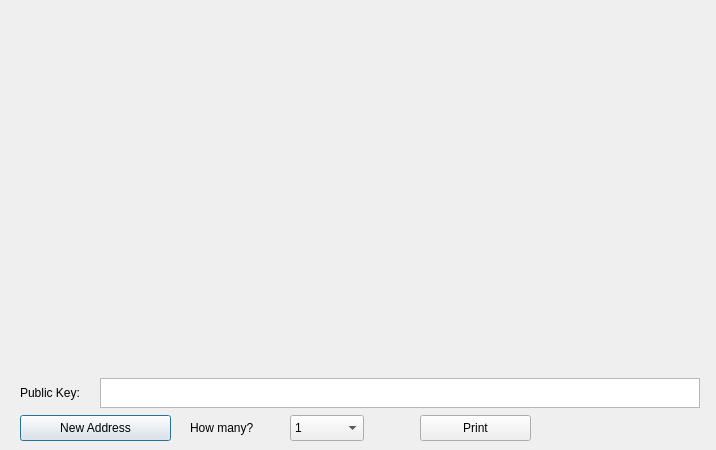
<?xml version="1.0" encoding="UTF-8"?>
<ui version="4.0">
 <class>PaperWalletDialog</class>
 <widget class="QDialog" name="PaperWalletDialog">
  <property name="geometry">
   <rect>
    <x>0</x>
    <y>0</y>
    <width>716</width>
    <height>450</height>
   </rect>
  </property>
  <property name="windowTitle">
   <string>Print Your Paper Wallets</string>
  </property>
  <widget class="QLabel" name="privateKeyQRCode">
   <property name="geometry">
    <rect>
     <x>493</x>
     <y>271</y>
     <width>101</width>
     <height>101</height>
    </rect>
   </property>
   <property name="text">
    <string/>
   </property>
   <property name="scaledContents">
    <bool>true</bool>
   </property>
  </widget>
  <widget class="QLabel" name="addressQRCode">
   <property name="geometry">
    <rect>
     <x>120</x>
     <y>10</y>
     <width>101</width>
     <height>101</height>
    </rect>
   </property>
   <property name="text">
    <string/>
   </property>
   <property name="scaledContents">
    <bool>true</bool>
   </property>
  </widget>
  <widget class="QPushButton" name="getNewAddress">
   <property name="geometry">
    <rect>
     <x>20</x>
     <y>415</y>
     <width>151</width>
     <height>26</height>
    </rect>
   </property>
   <property name="text">
    <string>New Address</string>
   </property>
   <property name="icon">
    <iconset resource="../raven.qrc">
     <normaloff>:/icons/add</normaloff>:/icons/add</iconset>
   </property>
  </widget>
  <widget class="QLabel" name="paperTemplate">
   <property name="geometry">
    <rect>
     <x>20</x>
     <y>10</y>
     <width>675</width>
     <height>362</height>
    </rect>
   </property>
   <property name="text">
    <string notr="true"/>
   </property>
   <property name="pixmap">
    <pixmap resource="../raven.qrc">:/icons/paper_wallet</pixmap>
   </property>
  </widget>
  <widget class="VerticalLabel" name="addressText">
   <property name="geometry">
    <rect>
     <x>222</x>
     <y>16</y>
     <width>31</width>
     <height>301</height>
    </rect>
   </property>
   <property name="palette">
    <palette>
     <active>
      <colorrole role="WindowText">
       <brush brushstyle="SolidPattern">
        <color alpha="255">
         <red>255</red>
         <green>255</green>
         <blue>255</blue>
        </color>
       </brush>
      </colorrole>
      <colorrole role="Button">
       <brush brushstyle="SolidPattern">
        <color alpha="255">
         <red>255</red>
         <green>255</green>
         <blue>255</blue>
        </color>
       </brush>
      </colorrole>
      <colorrole role="Light">
       <brush brushstyle="SolidPattern">
        <color alpha="255">
         <red>255</red>
         <green>255</green>
         <blue>255</blue>
        </color>
       </brush>
      </colorrole>
      <colorrole role="Midlight">
       <brush brushstyle="SolidPattern">
        <color alpha="255">
         <red>255</red>
         <green>255</green>
         <blue>255</blue>
        </color>
       </brush>
      </colorrole>
      <colorrole role="Dark">
       <brush brushstyle="SolidPattern">
        <color alpha="255">
         <red>127</red>
         <green>127</green>
         <blue>127</blue>
        </color>
       </brush>
      </colorrole>
      <colorrole role="Mid">
       <brush brushstyle="SolidPattern">
        <color alpha="255">
         <red>170</red>
         <green>170</green>
         <blue>170</blue>
        </color>
       </brush>
      </colorrole>
      <colorrole role="Text">
       <brush brushstyle="SolidPattern">
        <color alpha="255">
         <red>255</red>
         <green>255</green>
         <blue>255</blue>
        </color>
       </brush>
      </colorrole>
      <colorrole role="BrightText">
       <brush brushstyle="SolidPattern">
        <color alpha="255">
         <red>255</red>
         <green>255</green>
         <blue>255</blue>
        </color>
       </brush>
      </colorrole>
      <colorrole role="ButtonText">
       <brush brushstyle="SolidPattern">
        <color alpha="255">
         <red>255</red>
         <green>255</green>
         <blue>255</blue>
        </color>
       </brush>
      </colorrole>
      <colorrole role="Base">
       <brush brushstyle="SolidPattern">
        <color alpha="255">
         <red>255</red>
         <green>255</green>
         <blue>255</blue>
        </color>
       </brush>
      </colorrole>
      <colorrole role="Window">
       <brush brushstyle="SolidPattern">
        <color alpha="255">
         <red>255</red>
         <green>255</green>
         <blue>255</blue>
        </color>
       </brush>
      </colorrole>
      <colorrole role="Shadow">
       <brush brushstyle="SolidPattern">
        <color alpha="255">
         <red>0</red>
         <green>0</green>
         <blue>0</blue>
        </color>
       </brush>
      </colorrole>
      <colorrole role="AlternateBase">
       <brush brushstyle="SolidPattern">
        <color alpha="255">
         <red>255</red>
         <green>255</green>
         <blue>255</blue>
        </color>
       </brush>
      </colorrole>
      <colorrole role="ToolTipBase">
       <brush brushstyle="SolidPattern">
        <color alpha="255">
         <red>255</red>
         <green>255</green>
         <blue>220</blue>
        </color>
       </brush>
      </colorrole>
      <colorrole role="ToolTipText">
       <brush brushstyle="SolidPattern">
        <color alpha="255">
         <red>255</red>
         <green>255</green>
         <blue>255</blue>
        </color>
       </brush>
      </colorrole>
      <colorrole role="PlaceholderText">
       <brush brushstyle="SolidPattern">
        <color alpha="128">
         <red>255</red>
         <green>255</green>
         <blue>255</blue>
        </color>
       </brush>
      </colorrole>
     </active>
     <inactive>
      <colorrole role="WindowText">
       <brush brushstyle="SolidPattern">
        <color alpha="255">
         <red>255</red>
         <green>255</green>
         <blue>255</blue>
        </color>
       </brush>
      </colorrole>
      <colorrole role="Button">
       <brush brushstyle="SolidPattern">
        <color alpha="255">
         <red>255</red>
         <green>255</green>
         <blue>255</blue>
        </color>
       </brush>
      </colorrole>
      <colorrole role="Light">
       <brush brushstyle="SolidPattern">
        <color alpha="255">
         <red>255</red>
         <green>255</green>
         <blue>255</blue>
        </color>
       </brush>
      </colorrole>
      <colorrole role="Midlight">
       <brush brushstyle="SolidPattern">
        <color alpha="255">
         <red>255</red>
         <green>255</green>
         <blue>255</blue>
        </color>
       </brush>
      </colorrole>
      <colorrole role="Dark">
       <brush brushstyle="SolidPattern">
        <color alpha="255">
         <red>127</red>
         <green>127</green>
         <blue>127</blue>
        </color>
       </brush>
      </colorrole>
      <colorrole role="Mid">
       <brush brushstyle="SolidPattern">
        <color alpha="255">
         <red>170</red>
         <green>170</green>
         <blue>170</blue>
        </color>
       </brush>
      </colorrole>
      <colorrole role="Text">
       <brush brushstyle="SolidPattern">
        <color alpha="255">
         <red>255</red>
         <green>255</green>
         <blue>255</blue>
        </color>
       </brush>
      </colorrole>
      <colorrole role="BrightText">
       <brush brushstyle="SolidPattern">
        <color alpha="255">
         <red>255</red>
         <green>255</green>
         <blue>255</blue>
        </color>
       </brush>
      </colorrole>
      <colorrole role="ButtonText">
       <brush brushstyle="SolidPattern">
        <color alpha="255">
         <red>255</red>
         <green>255</green>
         <blue>255</blue>
        </color>
       </brush>
      </colorrole>
      <colorrole role="Base">
       <brush brushstyle="SolidPattern">
        <color alpha="255">
         <red>255</red>
         <green>255</green>
         <blue>255</blue>
        </color>
       </brush>
      </colorrole>
      <colorrole role="Window">
       <brush brushstyle="SolidPattern">
        <color alpha="255">
         <red>255</red>
         <green>255</green>
         <blue>255</blue>
        </color>
       </brush>
      </colorrole>
      <colorrole role="Shadow">
       <brush brushstyle="SolidPattern">
        <color alpha="255">
         <red>0</red>
         <green>0</green>
         <blue>0</blue>
        </color>
       </brush>
      </colorrole>
      <colorrole role="AlternateBase">
       <brush brushstyle="SolidPattern">
        <color alpha="255">
         <red>255</red>
         <green>255</green>
         <blue>255</blue>
        </color>
       </brush>
      </colorrole>
      <colorrole role="ToolTipBase">
       <brush brushstyle="SolidPattern">
        <color alpha="255">
         <red>255</red>
         <green>255</green>
         <blue>220</blue>
        </color>
       </brush>
      </colorrole>
      <colorrole role="ToolTipText">
       <brush brushstyle="SolidPattern">
        <color alpha="255">
         <red>255</red>
         <green>255</green>
         <blue>255</blue>
        </color>
       </brush>
      </colorrole>
      <colorrole role="PlaceholderText">
       <brush brushstyle="SolidPattern">
        <color alpha="128">
         <red>255</red>
         <green>255</green>
         <blue>255</blue>
        </color>
       </brush>
      </colorrole>
     </inactive>
     <disabled>
      <colorrole role="WindowText">
       <brush brushstyle="SolidPattern">
        <color alpha="255">
         <red>127</red>
         <green>127</green>
         <blue>127</blue>
        </color>
       </brush>
      </colorrole>
      <colorrole role="Button">
       <brush brushstyle="SolidPattern">
        <color alpha="255">
         <red>255</red>
         <green>255</green>
         <blue>255</blue>
        </color>
       </brush>
      </colorrole>
      <colorrole role="Light">
       <brush brushstyle="SolidPattern">
        <color alpha="255">
         <red>255</red>
         <green>255</green>
         <blue>255</blue>
        </color>
       </brush>
      </colorrole>
      <colorrole role="Midlight">
       <brush brushstyle="SolidPattern">
        <color alpha="255">
         <red>255</red>
         <green>255</green>
         <blue>255</blue>
        </color>
       </brush>
      </colorrole>
      <colorrole role="Dark">
       <brush brushstyle="SolidPattern">
        <color alpha="255">
         <red>127</red>
         <green>127</green>
         <blue>127</blue>
        </color>
       </brush>
      </colorrole>
      <colorrole role="Mid">
       <brush brushstyle="SolidPattern">
        <color alpha="255">
         <red>170</red>
         <green>170</green>
         <blue>170</blue>
        </color>
       </brush>
      </colorrole>
      <colorrole role="Text">
       <brush brushstyle="SolidPattern">
        <color alpha="255">
         <red>127</red>
         <green>127</green>
         <blue>127</blue>
        </color>
       </brush>
      </colorrole>
      <colorrole role="BrightText">
       <brush brushstyle="SolidPattern">
        <color alpha="255">
         <red>255</red>
         <green>255</green>
         <blue>255</blue>
        </color>
       </brush>
      </colorrole>
      <colorrole role="ButtonText">
       <brush brushstyle="SolidPattern">
        <color alpha="255">
         <red>127</red>
         <green>127</green>
         <blue>127</blue>
        </color>
       </brush>
      </colorrole>
      <colorrole role="Base">
       <brush brushstyle="SolidPattern">
        <color alpha="255">
         <red>255</red>
         <green>255</green>
         <blue>255</blue>
        </color>
       </brush>
      </colorrole>
      <colorrole role="Window">
       <brush brushstyle="SolidPattern">
        <color alpha="255">
         <red>255</red>
         <green>255</green>
         <blue>255</blue>
        </color>
       </brush>
      </colorrole>
      <colorrole role="Shadow">
       <brush brushstyle="SolidPattern">
        <color alpha="255">
         <red>0</red>
         <green>0</green>
         <blue>0</blue>
        </color>
       </brush>
      </colorrole>
      <colorrole role="AlternateBase">
       <brush brushstyle="SolidPattern">
        <color alpha="255">
         <red>255</red>
         <green>255</green>
         <blue>255</blue>
        </color>
       </brush>
      </colorrole>
      <colorrole role="ToolTipBase">
       <brush brushstyle="SolidPattern">
        <color alpha="255">
         <red>255</red>
         <green>255</green>
         <blue>220</blue>
        </color>
       </brush>
      </colorrole>
      <colorrole role="ToolTipText">
       <brush brushstyle="SolidPattern">
        <color alpha="255">
         <red>255</red>
         <green>255</green>
         <blue>255</blue>
        </color>
       </brush>
      </colorrole>
      <colorrole role="PlaceholderText">
       <brush brushstyle="SolidPattern">
        <color alpha="128">
         <red>0</red>
         <green>0</green>
         <blue>0</blue>
        </color>
       </brush>
      </colorrole>
     </disabled>
    </palette>
   </property>
   <property name="font">
    <font>
     <family>Monospace</family>
     <pointsize>8</pointsize>
     <weight>75</weight>
     <italic>false</italic>
     <bold>true</bold>
    </font>
   </property>
   <property name="text">
    <string/>
   </property>
   <property name="alignment">
    <set>Qt::AlignCenter</set>
   </property>
   <property name="textInteractionFlags">
    <set>Qt::TextSelectableByKeyboard|Qt::TextSelectableByMouse</set>
   </property>
  </widget>
  <widget class="VerticalLabel" name="privateKeyText">
   <property name="geometry">
    <rect>
     <x>475</x>
     <y>50</y>
     <width>21</width>
     <height>311</height>
    </rect>
   </property>
   <property name="palette">
    <palette>
     <active>
      <colorrole role="WindowText">
       <brush brushstyle="SolidPattern">
        <color alpha="255">
         <red>255</red>
         <green>255</green>
         <blue>255</blue>
        </color>
       </brush>
      </colorrole>
      <colorrole role="Button">
       <brush brushstyle="SolidPattern">
        <color alpha="255">
         <red>255</red>
         <green>255</green>
         <blue>255</blue>
        </color>
       </brush>
      </colorrole>
      <colorrole role="Light">
       <brush brushstyle="SolidPattern">
        <color alpha="255">
         <red>255</red>
         <green>255</green>
         <blue>255</blue>
        </color>
       </brush>
      </colorrole>
      <colorrole role="Midlight">
       <brush brushstyle="SolidPattern">
        <color alpha="255">
         <red>255</red>
         <green>255</green>
         <blue>255</blue>
        </color>
       </brush>
      </colorrole>
      <colorrole role="Dark">
       <brush brushstyle="SolidPattern">
        <color alpha="255">
         <red>127</red>
         <green>127</green>
         <blue>127</blue>
        </color>
       </brush>
      </colorrole>
      <colorrole role="Mid">
       <brush brushstyle="SolidPattern">
        <color alpha="255">
         <red>170</red>
         <green>170</green>
         <blue>170</blue>
        </color>
       </brush>
      </colorrole>
      <colorrole role="Text">
       <brush brushstyle="SolidPattern">
        <color alpha="255">
         <red>255</red>
         <green>255</green>
         <blue>255</blue>
        </color>
       </brush>
      </colorrole>
      <colorrole role="BrightText">
       <brush brushstyle="SolidPattern">
        <color alpha="255">
         <red>255</red>
         <green>255</green>
         <blue>255</blue>
        </color>
       </brush>
      </colorrole>
      <colorrole role="ButtonText">
       <brush brushstyle="SolidPattern">
        <color alpha="255">
         <red>255</red>
         <green>255</green>
         <blue>255</blue>
        </color>
       </brush>
      </colorrole>
      <colorrole role="Base">
       <brush brushstyle="SolidPattern">
        <color alpha="255">
         <red>255</red>
         <green>255</green>
         <blue>255</blue>
        </color>
       </brush>
      </colorrole>
      <colorrole role="Window">
       <brush brushstyle="SolidPattern">
        <color alpha="255">
         <red>255</red>
         <green>255</green>
         <blue>255</blue>
        </color>
       </brush>
      </colorrole>
      <colorrole role="Shadow">
       <brush brushstyle="SolidPattern">
        <color alpha="255">
         <red>0</red>
         <green>0</green>
         <blue>0</blue>
        </color>
       </brush>
      </colorrole>
      <colorrole role="AlternateBase">
       <brush brushstyle="SolidPattern">
        <color alpha="255">
         <red>255</red>
         <green>255</green>
         <blue>255</blue>
        </color>
       </brush>
      </colorrole>
      <colorrole role="ToolTipBase">
       <brush brushstyle="SolidPattern">
        <color alpha="255">
         <red>255</red>
         <green>255</green>
         <blue>220</blue>
        </color>
       </brush>
      </colorrole>
      <colorrole role="ToolTipText">
       <brush brushstyle="SolidPattern">
        <color alpha="255">
         <red>255</red>
         <green>255</green>
         <blue>255</blue>
        </color>
       </brush>
      </colorrole>
      <colorrole role="PlaceholderText">
       <brush brushstyle="SolidPattern">
        <color alpha="128">
         <red>255</red>
         <green>255</green>
         <blue>255</blue>
        </color>
       </brush>
      </colorrole>
     </active>
     <inactive>
      <colorrole role="WindowText">
       <brush brushstyle="SolidPattern">
        <color alpha="255">
         <red>255</red>
         <green>255</green>
         <blue>255</blue>
        </color>
       </brush>
      </colorrole>
      <colorrole role="Button">
       <brush brushstyle="SolidPattern">
        <color alpha="255">
         <red>255</red>
         <green>255</green>
         <blue>255</blue>
        </color>
       </brush>
      </colorrole>
      <colorrole role="Light">
       <brush brushstyle="SolidPattern">
        <color alpha="255">
         <red>255</red>
         <green>255</green>
         <blue>255</blue>
        </color>
       </brush>
      </colorrole>
      <colorrole role="Midlight">
       <brush brushstyle="SolidPattern">
        <color alpha="255">
         <red>255</red>
         <green>255</green>
         <blue>255</blue>
        </color>
       </brush>
      </colorrole>
      <colorrole role="Dark">
       <brush brushstyle="SolidPattern">
        <color alpha="255">
         <red>127</red>
         <green>127</green>
         <blue>127</blue>
        </color>
       </brush>
      </colorrole>
      <colorrole role="Mid">
       <brush brushstyle="SolidPattern">
        <color alpha="255">
         <red>170</red>
         <green>170</green>
         <blue>170</blue>
        </color>
       </brush>
      </colorrole>
      <colorrole role="Text">
       <brush brushstyle="SolidPattern">
        <color alpha="255">
         <red>255</red>
         <green>255</green>
         <blue>255</blue>
        </color>
       </brush>
      </colorrole>
      <colorrole role="BrightText">
       <brush brushstyle="SolidPattern">
        <color alpha="255">
         <red>255</red>
         <green>255</green>
         <blue>255</blue>
        </color>
       </brush>
      </colorrole>
      <colorrole role="ButtonText">
       <brush brushstyle="SolidPattern">
        <color alpha="255">
         <red>255</red>
         <green>255</green>
         <blue>255</blue>
        </color>
       </brush>
      </colorrole>
      <colorrole role="Base">
       <brush brushstyle="SolidPattern">
        <color alpha="255">
         <red>255</red>
         <green>255</green>
         <blue>255</blue>
        </color>
       </brush>
      </colorrole>
      <colorrole role="Window">
       <brush brushstyle="SolidPattern">
        <color alpha="255">
         <red>255</red>
         <green>255</green>
         <blue>255</blue>
        </color>
       </brush>
      </colorrole>
      <colorrole role="Shadow">
       <brush brushstyle="SolidPattern">
        <color alpha="255">
         <red>0</red>
         <green>0</green>
         <blue>0</blue>
        </color>
       </brush>
      </colorrole>
      <colorrole role="AlternateBase">
       <brush brushstyle="SolidPattern">
        <color alpha="255">
         <red>255</red>
         <green>255</green>
         <blue>255</blue>
        </color>
       </brush>
      </colorrole>
      <colorrole role="ToolTipBase">
       <brush brushstyle="SolidPattern">
        <color alpha="255">
         <red>255</red>
         <green>255</green>
         <blue>220</blue>
        </color>
       </brush>
      </colorrole>
      <colorrole role="ToolTipText">
       <brush brushstyle="SolidPattern">
        <color alpha="255">
         <red>255</red>
         <green>255</green>
         <blue>255</blue>
        </color>
       </brush>
      </colorrole>
      <colorrole role="PlaceholderText">
       <brush brushstyle="SolidPattern">
        <color alpha="128">
         <red>255</red>
         <green>255</green>
         <blue>255</blue>
        </color>
       </brush>
      </colorrole>
     </inactive>
     <disabled>
      <colorrole role="WindowText">
       <brush brushstyle="SolidPattern">
        <color alpha="255">
         <red>127</red>
         <green>127</green>
         <blue>127</blue>
        </color>
       </brush>
      </colorrole>
      <colorrole role="Button">
       <brush brushstyle="SolidPattern">
        <color alpha="255">
         <red>255</red>
         <green>255</green>
         <blue>255</blue>
        </color>
       </brush>
      </colorrole>
      <colorrole role="Light">
       <brush brushstyle="SolidPattern">
        <color alpha="255">
         <red>255</red>
         <green>255</green>
         <blue>255</blue>
        </color>
       </brush>
      </colorrole>
      <colorrole role="Midlight">
       <brush brushstyle="SolidPattern">
        <color alpha="255">
         <red>255</red>
         <green>255</green>
         <blue>255</blue>
        </color>
       </brush>
      </colorrole>
      <colorrole role="Dark">
       <brush brushstyle="SolidPattern">
        <color alpha="255">
         <red>127</red>
         <green>127</green>
         <blue>127</blue>
        </color>
       </brush>
      </colorrole>
      <colorrole role="Mid">
       <brush brushstyle="SolidPattern">
        <color alpha="255">
         <red>170</red>
         <green>170</green>
         <blue>170</blue>
        </color>
       </brush>
      </colorrole>
      <colorrole role="Text">
       <brush brushstyle="SolidPattern">
        <color alpha="255">
         <red>127</red>
         <green>127</green>
         <blue>127</blue>
        </color>
       </brush>
      </colorrole>
      <colorrole role="BrightText">
       <brush brushstyle="SolidPattern">
        <color alpha="255">
         <red>255</red>
         <green>255</green>
         <blue>255</blue>
        </color>
       </brush>
      </colorrole>
      <colorrole role="ButtonText">
       <brush brushstyle="SolidPattern">
        <color alpha="255">
         <red>127</red>
         <green>127</green>
         <blue>127</blue>
        </color>
       </brush>
      </colorrole>
      <colorrole role="Base">
       <brush brushstyle="SolidPattern">
        <color alpha="255">
         <red>255</red>
         <green>255</green>
         <blue>255</blue>
        </color>
       </brush>
      </colorrole>
      <colorrole role="Window">
       <brush brushstyle="SolidPattern">
        <color alpha="255">
         <red>255</red>
         <green>255</green>
         <blue>255</blue>
        </color>
       </brush>
      </colorrole>
      <colorrole role="Shadow">
       <brush brushstyle="SolidPattern">
        <color alpha="255">
         <red>0</red>
         <green>0</green>
         <blue>0</blue>
        </color>
       </brush>
      </colorrole>
      <colorrole role="AlternateBase">
       <brush brushstyle="SolidPattern">
        <color alpha="255">
         <red>255</red>
         <green>255</green>
         <blue>255</blue>
        </color>
       </brush>
      </colorrole>
      <colorrole role="ToolTipBase">
       <brush brushstyle="SolidPattern">
        <color alpha="255">
         <red>255</red>
         <green>255</green>
         <blue>220</blue>
        </color>
       </brush>
      </colorrole>
      <colorrole role="ToolTipText">
       <brush brushstyle="SolidPattern">
        <color alpha="255">
         <red>255</red>
         <green>255</green>
         <blue>255</blue>
        </color>
       </brush>
      </colorrole>
      <colorrole role="PlaceholderText">
       <brush brushstyle="SolidPattern">
        <color alpha="128">
         <red>255</red>
         <green>255</green>
         <blue>255</blue>
        </color>
       </brush>
      </colorrole>
     </disabled>
    </palette>
   </property>
   <property name="font">
    <font>
     <family>Monospace</family>
     <pointsize>8</pointsize>
     <weight>50</weight>
     <italic>false</italic>
     <bold>false</bold>
    </font>
   </property>
   <property name="text">
    <string/>
   </property>
   <property name="scaledContents">
    <bool>true</bool>
   </property>
   <property name="alignment">
    <set>Qt::AlignCenter</set>
   </property>
   <property name="textInteractionFlags">
    <set>Qt::TextSelectableByKeyboard|Qt::TextSelectableByMouse</set>
   </property>
  </widget>
  <widget class="QPushButton" name="printButton">
   <property name="geometry">
    <rect>
     <x>420</x>
     <y>415</y>
     <width>111</width>
     <height>26</height>
    </rect>
   </property>
   <property name="text">
    <string>Print</string>
   </property>
   <property name="icon">
    <iconset resource="../raven.qrc">
     <normaloff>:/icons/receiving_addresses</normaloff>:/icons/receiving_addresses</iconset>
   </property>
  </widget>
  <widget class="QDialogButtonBox" name="buttonBox">
   <property name="geometry">
    <rect>
     <x>610</x>
     <y>415</y>
     <width>81</width>
     <height>26</height>
    </rect>
   </property>
   <property name="standardButtons">
    <set>QDialogButtonBox::NoButton</set>
   </property>
   <property name="centerButtons">
    <bool>true</bool>
   </property>
  </widget>
  <widget class="QLabel" name="label">
   <property name="geometry">
    <rect>
     <x>190</x>
     <y>415</y>
     <width>91</width>
     <height>26</height>
    </rect>
   </property>
   <property name="text">
    <string>How many?</string>
   </property>
  </widget>
  <widget class="QComboBox" name="walletCount">
   <property name="geometry">
    <rect>
     <x>290</x>
     <y>415</y>
     <width>74</width>
     <height>26</height>
    </rect>
   </property>
   <property name="editable">
    <bool>false</bool>
   </property>
   <item>
    <property name="text">
     <string>1</string>
    </property>
   </item>
   <item>
    <property name="text">
     <string>2</string>
    </property>
   </item>
   <item>
    <property name="text">
     <string>3</string>
    </property>
   </item>
   <item>
    <property name="text">
     <string>4</string>
    </property>
   </item>
   <item>
    <property name="text">
     <string>5</string>
    </property>
   </item>
   <item>
    <property name="text">
     <string>6</string>
    </property>
   </item>
   <item>
    <property name="text">
     <string>7</string>
    </property>
   </item>
   <item>
    <property name="text">
     <string>8</string>
    </property>
   </item>
   <item>
    <property name="text">
     <string>9</string>
    </property>
   </item>
   <item>
    <property name="text">
     <string>10</string>
    </property>
   </item>
   <item>
    <property name="text">
     <string>11</string>
    </property>
   </item>
   <item>
    <property name="text">
     <string>12</string>
    </property>
   </item>
  </widget>
  <widget class="QTextEdit" name="publicKey">
   <property name="geometry">
    <rect>
     <x>100</x>
     <y>378</y>
     <width>600</width>
     <height>30</height>
    </rect>
   </property>
   <property name="undoRedoEnabled">
    <bool>false</bool>
   </property>
   <property name="readOnly">
    <bool>true</bool>
   </property>
   <property name="html">
    <string>&lt;!DOCTYPE HTML PUBLIC &quot;-//W3C//DTD HTML 4.0//EN&quot; &quot;http://www.w3.org/TR/REC-html40/strict.dtd&quot;&gt;
&lt;html&gt;&lt;head&gt;&lt;meta name=&quot;qrichtext&quot; content=&quot;1&quot; /&gt;&lt;style type=&quot;text/css&quot;&gt;
p, li { white-space: pre-wrap; }
&lt;/style&gt;&lt;/head&gt;&lt;body style=&quot; font-family:'Noto Sans'; font-size:10pt; font-weight:400; font-style:normal;&quot;&gt;
&lt;p style=&quot;-qt-paragraph-type:empty; margin-top:0px; margin-bottom:0px; margin-left:0px; margin-right:0px; -qt-block-indent:0; text-indent:0px; font-family:'Sans Serif'; font-size:9pt;&quot;&gt;&lt;br /&gt;&lt;/p&gt;&lt;/body&gt;&lt;/html&gt;</string>
   </property>
   <property name="acceptRichText">
    <bool>false</bool>
   </property>
  </widget>
  <widget class="QLabel" name="label_2">
   <property name="geometry">
    <rect>
     <x>20</x>
     <y>380</y>
     <width>91</width>
     <height>26</height>
    </rect>
   </property>
   <property name="text">
    <string>Public Key:</string>
   </property>
  </widget>
  <zorder>getNewAddress</zorder>
  <zorder>paperTemplate</zorder>
  <zorder>addressQRCode</zorder>
  <zorder>privateKeyQRCode</zorder>
  <zorder>addressText</zorder>
  <zorder>privateKeyText</zorder>
  <zorder>printButton</zorder>
  <zorder>buttonBox</zorder>
  <zorder>label</zorder>
  <zorder>walletCount</zorder>
  <zorder>publicKey</zorder>
  <zorder>label_2</zorder>
 </widget>
 <customwidgets>
  <customwidget>
   <class>VerticalLabel</class>
   <extends>QLabel</extends>
   <header>verticallabel.h</header>
  </customwidget>
 </customwidgets>
 <resources>
  <include location="../raven.qrc"/>
 </resources>
 <connections>
  <connection>
   <sender>buttonBox</sender>
   <signal>rejected()</signal>
   <receiver>PaperWalletDialog</receiver>
   <slot>close()</slot>
   <hints>
    <hint type="sourcelabel">
     <x>650</x>
     <y>408</y>
    </hint>
    <hint type="destinationlabel">
     <x>357</x>
     <y>214</y>
    </hint>
   </hints>
  </connection>
 </connections>
</ui>
